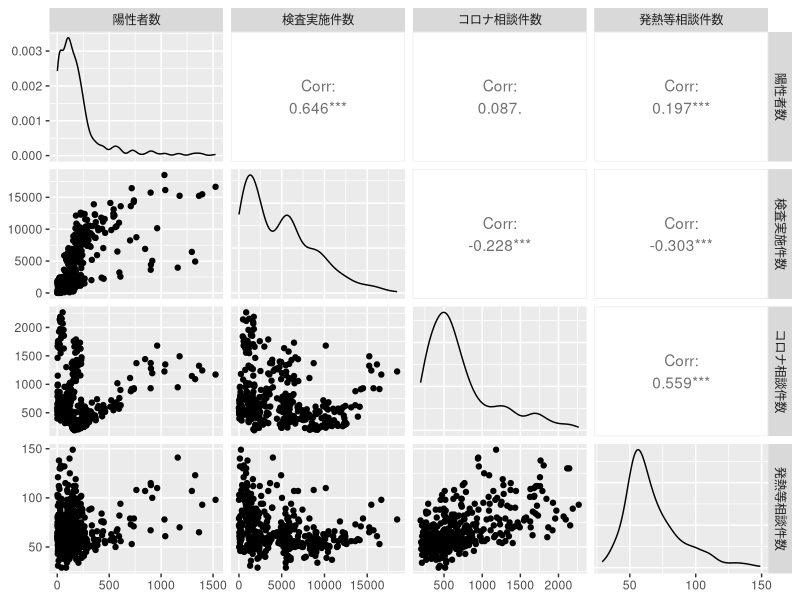

The R source for this figure: (Note: this script raises an error after producing the figure.)
### 散布図行列 (東京都の新型コロナウイルス感染動向のデータによる例)
library(tidyverse)
covid <- read_csv("covid19tokyo.csv")
# install.packages("GGally") # パッケージのインストール(必要な場合)
library(GGally) # パッケージのロード
ggpairs(covid, columns = 4:7) # 4~7列目の変数間の散布図行列
## 年月で色分けする場合
ggpairs(covid, columns = 4:7, 
        aes(color = 年月), # 年月の列に基づき色分け
        upper = "blank", # 上三角成分は表示しない
        diag = "blank", # 対角成分は表示しない
        legend = c(2,1)) # (2,1)成分のグラフの凡例を使用
